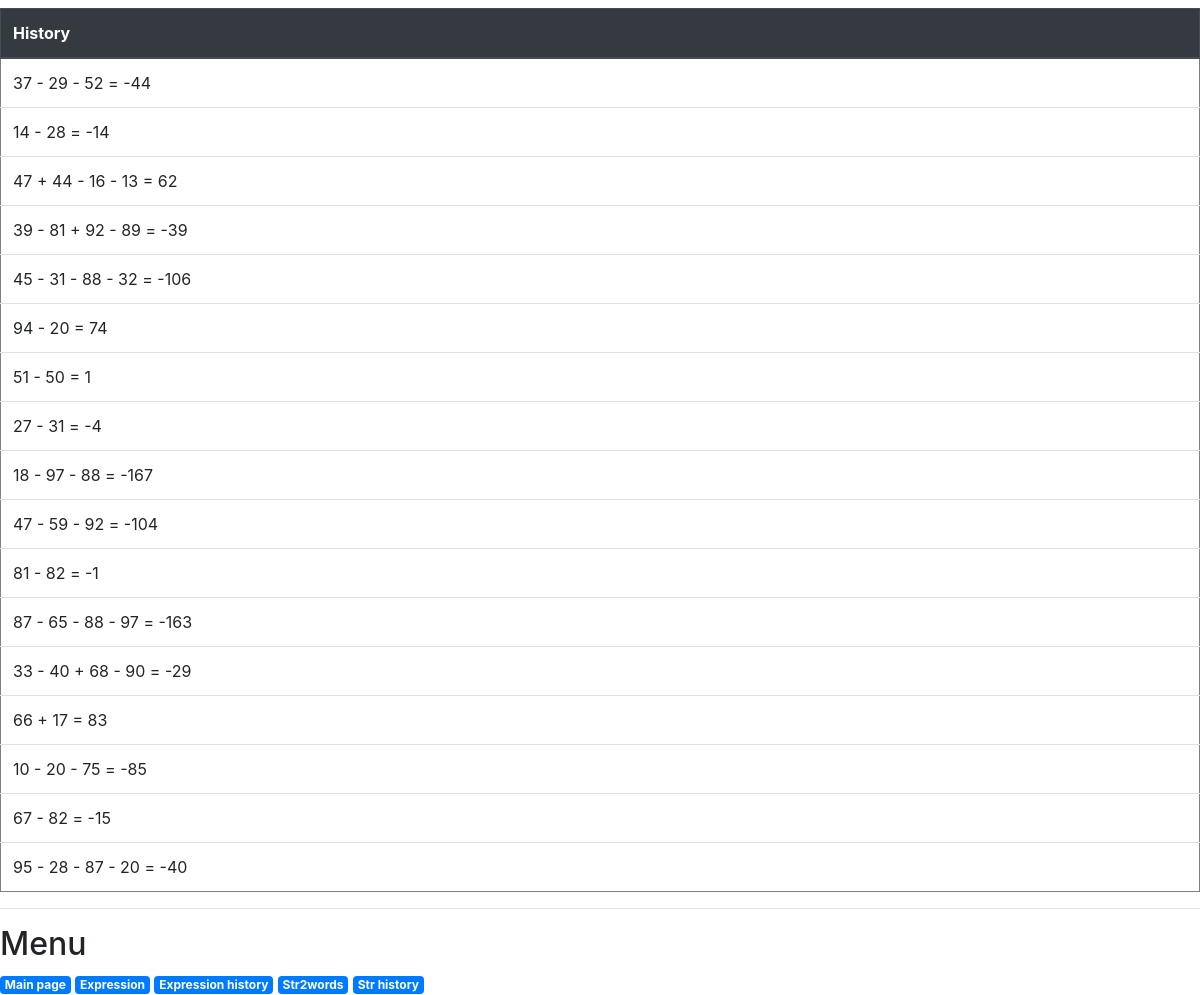
Before: /history/ with the older database file.
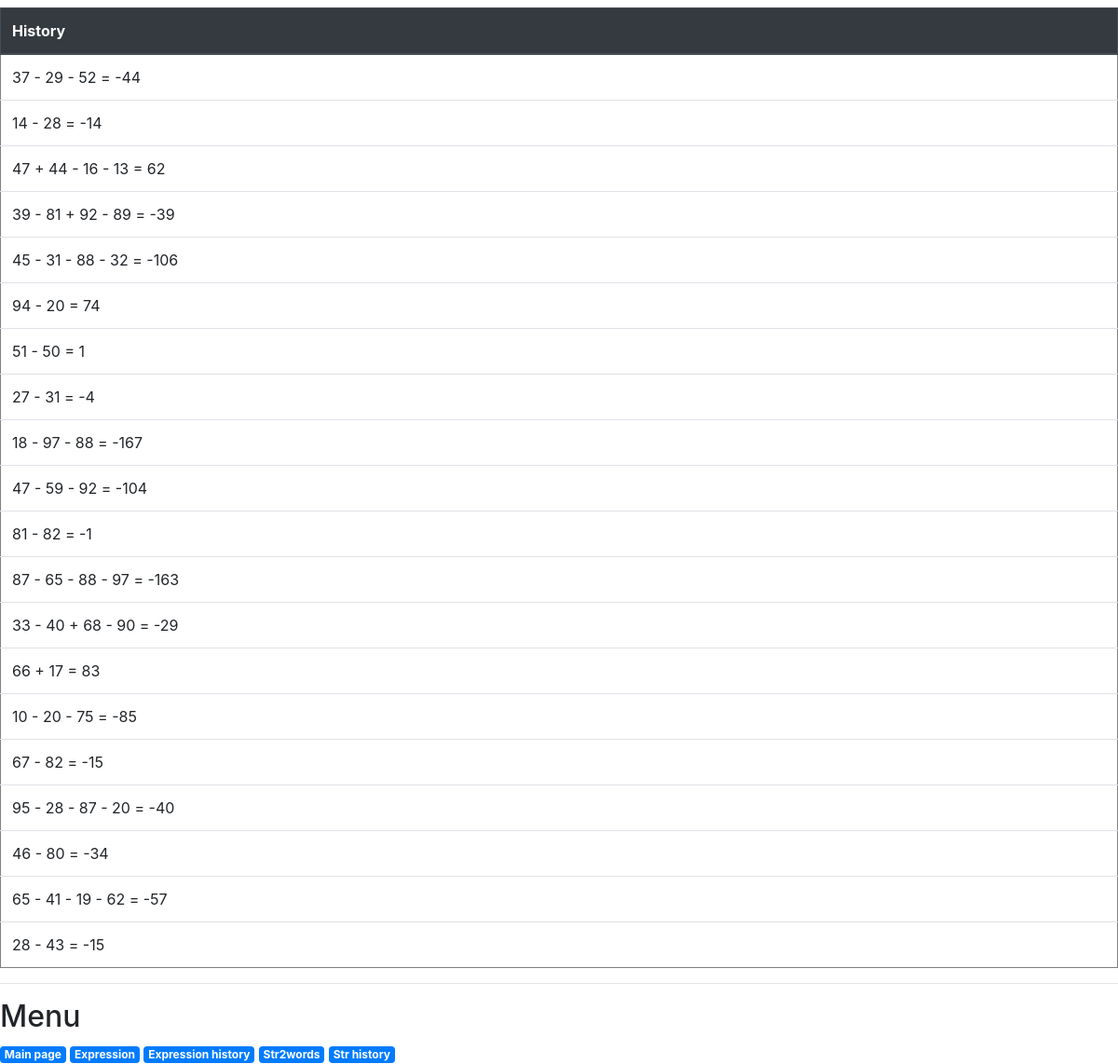
After: the same page with the newer database file.
### first/models.py (models this page shows)
class Expression(models.Model):
    syntax = models.CharField(max_length=50)
    def __str__(self) -> str:
        return self.syntax

### first/views.py (the view)
# urls.py: path('history/', views.history),
def history(request):
    context = {'expressions': Expression.objects.all()}
    return render(request, 'history.html', context)

### first/templates/history.html (shortened to what this page needs)
<!DOCTYPE html>
<html lang="en">
<head>
    <link rel="stylesheet" href="https://stackpath.bootstrapcdn.com/bootstrap/4.3.1/css/bootstrap.min.css">
</head>
<body>
    <main>
        {% if not expressions %}
            <p>No expression history yet!</p>
        {% else %}
            <table border="1" class="table">
                <thead class="thead-dark">
                    <tr><th> History </th></tr>
                </thead>
                <tbody>
                    {% for exp in expressions %}
                    <tr><td>{{ exp }}</td></tr>
                    {% endfor %}
                </tbody>
            </table>
        {% endif %}
    </main>
    <footer>
        {% include "menu2.html" %}
    </footer>
</body>
</html>

Changed rows visible on the page:
added Expression: syntax "46 - 80 = -34"
added Expression: syntax "65 - 41 - 19 - 62 = -57"
added Expression: syntax "28 - 43 = -15"
